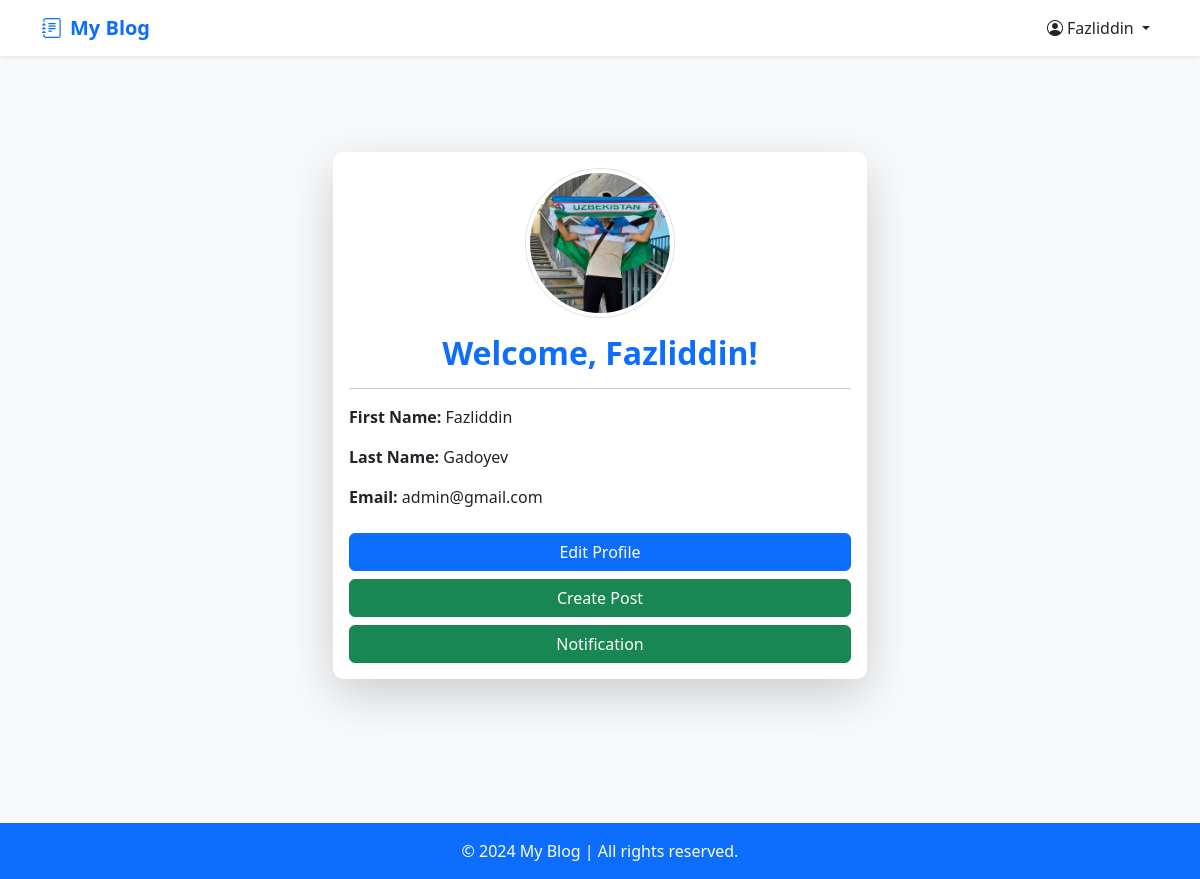
The app's page /users/profile/ (signed in) with its own data.
### users/models.py (models this page shows)
class CustomUser(AbstractBaseUser, PermissionsMixin, BaseModel):
    class Status(models.TextChoices):
        USER = "US", "User"
        ADMIN = "AD", 'Admin'
    first_name = models.CharField(_("first name"), max_length=150)
    last_name = models.CharField(_("last name"), max_length=150)
    email = models.EmailField(_("email"), unique=True)
    status = models.CharField(max_length=2, choices=Status.choices, default=Status.USER)
    image = models.ImageField(upload_to='users/', default='users/default-user.png')
    is_staff = models.BooleanField(default=False)
    is_active = models.BooleanField(default=True)
    USERNAME_FIELD = 'email'
    objects = CustomUserManager()
    class Meta:
        verbose_name = _("User")
        verbose_name_plural = _("Users")
    def __str__(self):
        return f"{self.first_name}"

### users/views.py (the view)
# urls.py: path('profile/', Profile.as_view(), name='profile'),
class Profile(View, LoginRequiredMixin):
    def get(self, request):
        context = {
            "user": request.user
        }
        return render(request, 'users/profile.html', context)

### users/templates/users/profile.html (shortened to what this page needs)
{% extends 'base.html' %}
{% load static %}
{% block content %}
    <div class="container py-5">
        <div class="row justify-content-center">
            <div class="col-lg-6">
                <div class="card shadow-lg border-0">
                    <div class="card-body">
                        <div class="text-center">
                            <img src="{{ user.image.url }}" alt="Profile picture"
                                 class="rounded-circle img-thumbnail mb-3" style="width: 150px; height: 150px;">
                            <h2 class="text-primary fw-bold">Welcome, {{ user.first_name }}!</h2>
                        </div>
                        <hr>
                        <div class="mb-4">
                            <p><strong>First Name:</strong> {{ user.first_name }}</p>
                            <p><strong>Last Name:</strong> {{ user.last_name }}</p>
                            <p><strong>Email:</strong> {{ user.email }}</p>
                        </div>
                        <div class="d-grid gap-2">
                            <a href="{% url 'users:edit' %}" class="btn btn-primary">Edit Profile</a>
                            <a href="{% url 'posts:create' %}" class="btn btn-success">Create Post</a>
                            {% if user.is_superuser %}
                                <a href="{% url 'admin_approval' %}" class="btn btn-success">Notification</a>
                            {% endif %}
                        </div>
                    </div>
                </div>
            </div>
        </div>
    </div>
{% endblock %}

### templates/base.html (shortened to what this page needs)
<!DOCTYPE html>
<html lang="en">
{% load static %}
<head>
    <link href="https://cdn.jsdelivr.net/npm/bootstrap@5.3.3/dist/css/bootstrap.min.css" rel="stylesheet"
>
    <link rel="stylesheet" href="https://cdn.jsdelivr.net/npm/bootstrap-icons@1.11.3/font/bootstrap-icons.min.css">
    <link rel="stylesheet" href="{% static 'css/main.css' %}">
</head>
<body class="bg-light">
<nav class="navbar navbar-expand-lg navbar-light bg-white shadow-sm">
    <div class="container">
        <a class="navbar-brand text-primary fw-bold" href="{% url 'common:home' %}"><i class="bi bi-journal-text me-2"></i>My Blog</a>
        <div class="collapse navbar-collapse" id="navbarNav">
            <ul class="navbar-nav ms-auto">
                {% if request.user.is_authenticated %}
                    <li class="nav-item dropdown">
                        <a class="nav-link dropdown-toggle text-dark" href="#" id="userMenu" role="button" data-bs-toggle="dropdown"
                           aria-expanded="false">
                            <i class="bi bi-person-circle me-1"></i>{{ request.user }}
                        </a>
                    </li>
                {% else %}
                    <li class="nav-item">
                        <a class="btn btn-outline-primary ms-2" href="{% url 'users:login' %}"><i class="bi bi-box-arrow-in-right me-1"></i>Login</a>
                    </li>
                {% endif %}
            </ul>
        </div>
    </div>
</nav>
<div class="container py-5">
    {% block content %}
    {% endblock %}
</div>
<footer class="bg-primary text-white text-center py-3 mt-5">
    <p class="mb-0">© 2024 My Blog | All rights reserved.</p>
</footer>
</body>
</html>

### static/css/main.css (style rules this page uses)
.card { border-radius: 10px; }

### records on screen
CustomUser: user "Fazliddin", image (picture), first_name "Fazliddin", last_name "Gadoyev", email "admin@gmail.com"
